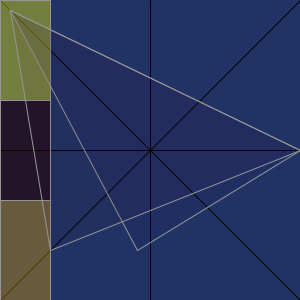
Frame 1 (no input)
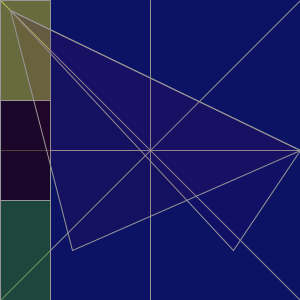
Frame 60 (the mouse pressed at the canvas centre just before this capture)
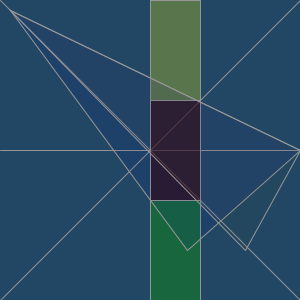
Frame 120 (the mouse held since frame 60 and released just before this capture)

The Processing sketch that drew these frames (run headless with seeded random() and noise(); from frame 60 on, the mouse is pressed at the canvas centre):

// Processing sketch: processing_22307
// ── processing_22307.pde

void setup(){

  size(300,300);

}

void draw() {
   background(random (50),random (200),100);
  line(0,0,300,300);
  line(300,0,0,300);
  line(150,0,150,300);
  line(0,150,300,150);


  fill(255,255,0, random(100));
  stroke(150);
  rect(mouseX,0,50,100);
  
  fill(random(155),0,0,150);
  rect(mouseX,100,50,100);
  fill(random(255),150,0,100);
  rect(mouseX,200,50,100);

  
  fill( random(120) ,0, random(200) ,20);
  triangle(10,10,300,150, random(250),250);
   fill( random(200) ,random (100) ,50,20);
  
  triangle(300,150,10,10, random(250),250);
}
